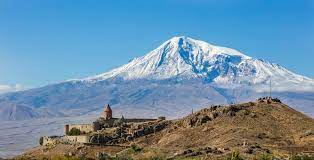
#> input picture openCV21/image.jpg, 314 x 160 px
$ jupyter execute --allow-errors C146.ipynb   (older library calls are emulated)
#> lines starting #> are read from the running program, lines starting #| are printed output that depends on the picture; after the words box and inside, x2 and y2 are one past the last pixel; in counts of white or black regions, pixels touching at a corner belong together
[cell 1]
import cv2
import numpy as np
from matplotlib import pyplot as plt
img = cv2.imread('image.jpg',0)
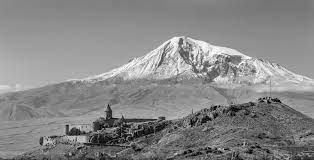
#> img: shape (160, 314); min 0, max 255, mean 135.5
laplacian = cv2.Laplacian(img,cv2.CV_64F)
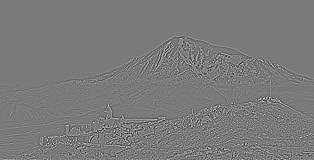
#> laplacian: shape (160, 314) float64; min -377, max 407, mean 0.1; drawn with min black and max white
sobelx = cv2.Sobel(img,cv2.CV_64F,1,0,ksize=5)
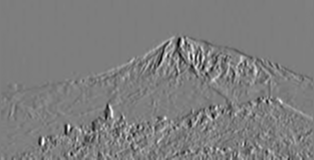
#> sobelx: shape (160, 314) float64; min -6009, max 6150, mean -8; drawn with min black and max white
sobely = cv2.Sobel(img,cv2.CV_64F,0,1,ksize=5)
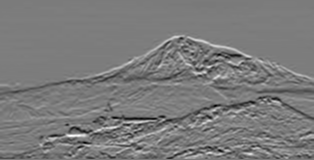
#> sobely: shape (160, 314) float64; min -6423, max 6814, mean -35.8; drawn with min black and max white
plt.subplot(2,2,1),plt.imshow(img,cmap = 'gray')
plt.title('Original'), plt.xticks([]), plt.yticks([])
plt.subplot(2,2,2),plt.imshow(laplacian,cmap = 'gray')
plt.title('Laplacian'), plt.xticks([]), plt.yticks([])
plt.subplot(2,2,3),plt.imshow(sobelx,cmap = 'gray')
plt.title('Sobel X'), plt.xticks([]), plt.yticks([])
plt.subplot(2,2,4),plt.imshow(sobely,cmap = 'gray')
plt.title('Sobel Y'), plt.xticks([]), plt.yticks([])
plt.show()

[cell 2]
sobelx8u = cv2.Sobel(img,cv2.CV_8U,1,0,ksize=5)
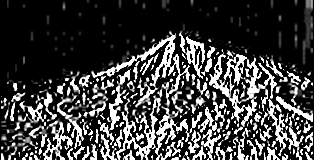
#> sobelx8u: shape (160, 314); min 0, max 255, mean 63.2
sobelx64f = cv2.Sobel(img,cv2.CV_64F,1,0,ksize=5)
abs_sobel64f = np.absolute(sobelx64f)
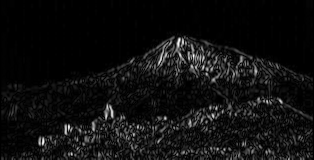
#> abs_sobel64f: shape (160, 314) float64; min 0, max 6150, mean 378; drawn with min black and max white
sobel_8u = np.uint8(abs_sobel64f)
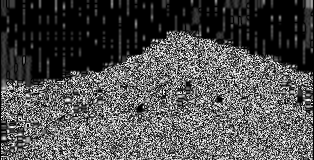
#> sobel_8u: shape (160, 314); min 0, max 255, mean 78.6
plt.subplot(1,3,1),plt.imshow(img,cmap = 'gray')
plt.title('Original'), plt.xticks([]), plt.yticks([])
plt.subplot(1,3,2),plt.imshow(sobelx8u,cmap = 'gray')
plt.title('Sobel CV_8U'), plt.xticks([]), plt.yticks([])
plt.subplot(1,3,3),plt.imshow(sobel_8u,cmap = 'gray')
plt.title('Sobel abs(CV_64F)'), plt.xticks([]), plt.yticks([])
plt.show()

[cell 3]
import cv2
import numpy as np
from matplotlib import pyplot as plt
img = cv2.imread('image.jpg',0)
edges = cv2.Canny(img,400,200)
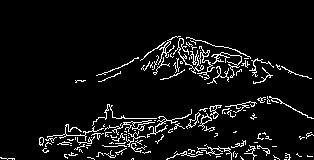
#> edges: shape (160, 314); 6.4% white in thin lines or dots, all inside (x1, y1, x2, y2) = (0, 36, 314, 160)
plt.subplot(121),plt.imshow(img,cmap = 'gray')
plt.title('Original Image'), plt.xticks([]), plt.yticks([])
plt.subplot(122),plt.imshow(edges,cmap = 'gray')
plt.title('Edge Image'), plt.xticks([]), plt.yticks([])
plt.show()
